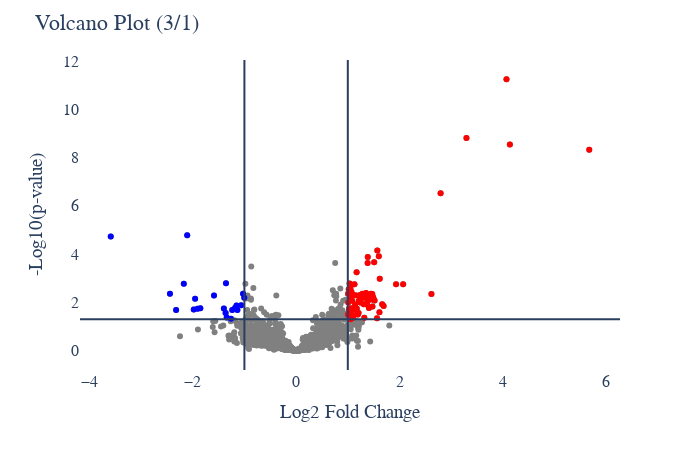

The cell this chart's notebook holds for it:
### Code cell
# Abundance Volcano plot
plot_options={
            "compare groups": [1,3],
            "title": "Volcano Plot",
            "X Title": "Log2 Fold Change",
            "Y Title": "-Log10(p-value)",
            "up color": "red",
            "down color": "blue",
            "all color": "gray",
            "width": 700,
            "height": 450,
            "font": dict(size=16, family="Arial black"),
            "ylimits": [],
            "xlimits": [],
            "help for information only": \
            "compare groups: list of two numbers default [0,1] means compare" \
            "the second group again the first group." \
            "xlimits: list or tuple of two numbers [0,10]." \
        }
figure, _, _ =volcano_plots(data_obj, plot_options, saved_settings)
figure.show()
#figure.write_image("images/test.svg")

### Figure 1 — Plotly figure (JSON) as saved in the notebook; plotly's stock layout.template omitted (floating-point values rounded to 4 significant figures; data arrays with more than 128 entries replaced by an {"elided": "..."} marker saying what was removed)
{"data": [{"hovertemplate": "%{text}<br>x=: %{x} <br>y=: %{y}", "legendgroup": "", "marker": {"color": "#636efa", "symbol": "circle"}, "mode": "markers", "name": "", "orientation": "v", "showlegend": false, "type": "scatter", "xaxis": "x", "yaxis": "y"}, {"hovertemplate": "%{text}<br>x=: %{x} <br>y=: %{y}", "marker": {"color": "gray"}, "mode": "markers", "text": {"elided": "2155 str values"}, "type": "scatter", "x": {"elided": "2155 float values"}, "y": {"elided": "2155 float values"}}, {"hovertemplate": "%{text}<br>x=: %{x} <br>y=: %{y}", "marker": {"color": "blue"}, "mode": "markers", "text": ["P68032", "P04264", "P13645", "P35908", "P35527", "Q9H845", "P61204", "Q15063", "Q08257", "P55209", "Q13155", "P07108", "P01040", "Q96QR8", "P10620", "P98179", "Q8WW59", "Q9Y237", "Q9HD42", "P14854", "P30825", "P05386"], "type": "scatter", "x": [-1.979, -2.172, -2.321, -3.585, -2.44, -1.236, -1.363, -1.906, -1.26, -1.136, -1.342, -1.356, -1.954, -1.182, -1.026, -1.853, -1.153, -2.107, -1.589, -1.003, -1.397, -1.063], "y": [1.705, 2.778, 1.692, 4.735, 2.363, 1.692, 1.566, 1.744, 1.327, 1.692, 1.374, 2.79, 2.148, 1.769, 2.363, 1.759, 1.871, 4.777, 2.292, 2.197, 1.75, 1.88]}, {"hovertemplate": "%{text}<br>x=: %{x} <br>y=: %{y}", "marker": {"color": "red"}, "mode": "markers", "text": ["P52948", "Q93009", "Q29RF7", "P35658", "O00267", "O94776", "Q9Y520", "Q9UJS0", "Q8TCS8", "Q15075", "P98175", "Q9BPX3", "Q5T9A4", "Q9UL46", "Q02818", "Q6P2E9", "P14735", "Q9HDC9", "Q9BZK7", "Q06203", "Q9UNF0", "Q96G03", "P62314", "P24941", "P61964", "Q6PD62", "P32322", "Q12907", "Q6WCQ1", "Q99543", "Q9UHG3", "Q9NW82", "Q9H3N1", "Q9NTJ5", "P42345", "Q9Y2S7", "Q14165", "Q8TAT6", "Q12849", "Q96JJ7", "O15427", "Q9UBX3", "P99999", "Q14739", "Q9P035", "P14678", "P62318", "O14949", "Q9BRJ2", "O15460", "P83916", "P04181", "Q9Y3B3", "P30049", "P57088", "Q9HD45", "Q9NTX5", "Q9Y2R4", "P60468", "P37198", "Q9Y399", "Q9H814", "Q96A49", "Q9Y679", "Q15070", "Q9NY61", "Q9Y2R0", "P00167", "O00244", "P50583", "P56381", "Q9Y3C8", "Q04941", "Q5JPH6", "Q9NZD8"], "type": "scatter", "x": [1.142, 1.409, 3.294, 1.137, 1.258, 1.112, 2.617, 1.069, 1.367, 1.692, 1.012, 1.281, 1.023, 1.236, 1.934, 1.046, 1.194, 1.505, 1.053, 1.473, 1.24, 1.097, 1.25, 2.794, 1.008, 1.065, 1.208, 1.164, 1.57, 1.005, 1.055, 1.39, 1.618, 1.066, 1.612, 1.102, 1.024, 1.509, 1.17, 1.036, 1.319, 1.231, 1.055, 1.066, 1.005, 1.448, 1.327, 1.599, 1.212, 1.565, 1.352, 1.378, 1.035, 1.062, 1.142, 1.141, 5.669, 1.665, 1.05, 1.019, 1.491, 1.221, 1.307, 1.173, 1.517, 2.07, 1.476, 1.433, 1.383, 1.386, 1.04, 1.083, 1.128, 4.069, 4.134], "y": [2.3, 1.769, 8.813, 1.708, 2.199, 2.3, 2.345, 2.442, 1.914, 1.853, 1.531, 2.363, 1.696, 2.075, 2.753, 2.753, 1.503, 2.104, 2.199, 2.353, 1.993, 1.473, 2.109, 6.517, 1.997, 1.758, 1.566, 1.692, 4.151, 1.491, 1.307, 2.3, 2.985, 1.491, 1.593, 1.368, 1.754, 3.662, 3.252, 1.563, 1.371, 2.278, 1.679, 1.692, 2.363, 2.363, 2.2, 3.911, 2.068, 1.35, 2.388, 2.031, 2.786, 2.207, 1.779, 1.914, 8.322, 1.928, 2.602, 2.545, 2.215, 2.3, 1.929, 1.754, 2.078, 2.753, 1.828, 2.125, 3.629, 3.885, 2.545, 2.075, 2.753, 11.24, 8.538]}], "layout": {"font": {"family": "Arial black", "size": 16}, "height": 450, "legend": {"tracegroupgap": 0}, "margin": {"t": 60}, "paper_bgcolor": "white", "plot_bgcolor": "white", "shapes": [{"type": "line", "x0": 0, "x1": 1, "xref": "x domain", "y0": 1.301, "y1": 1.301, "yref": "y"}, {"type": "line", "x0": -1, "x1": -1, "xref": "x", "y0": 0, "y1": 1, "yref": "y domain"}, {"type": "line", "x0": 1, "x1": 1, "xref": "x", "y0": 0, "y1": 1, "yref": "y domain"}], "showlegend": false, "title": {"text": "Volcano Plot (3/1)"}, "width": 700, "xaxis": {"anchor": "y", "domain": [0, 1], "title": {"text": "Log2 Fold Change"}}, "yaxis": {"anchor": "x", "domain": [0, 1], "title": {"text": "-Log10(p-value)"}}}}
